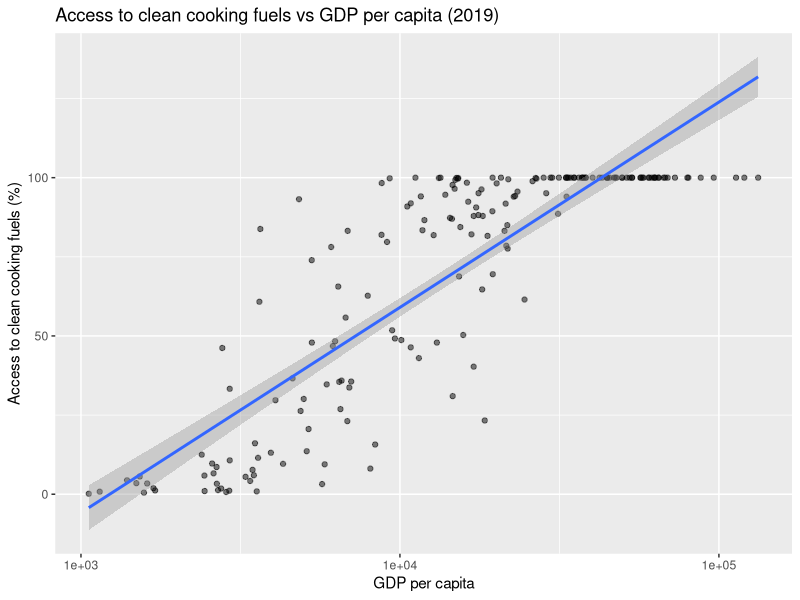
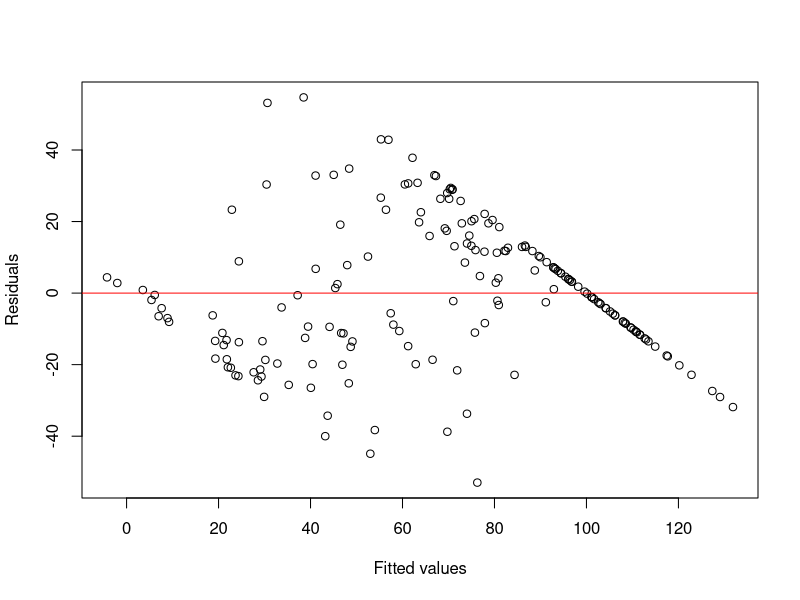
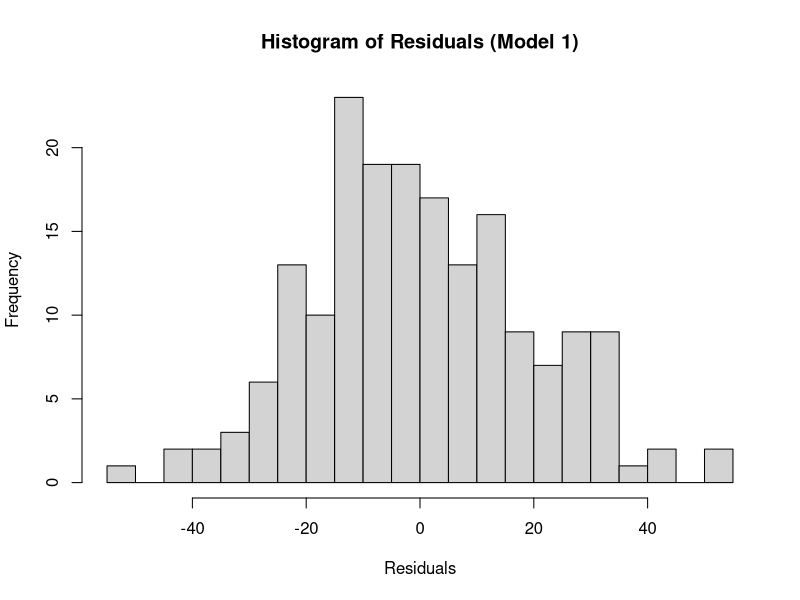
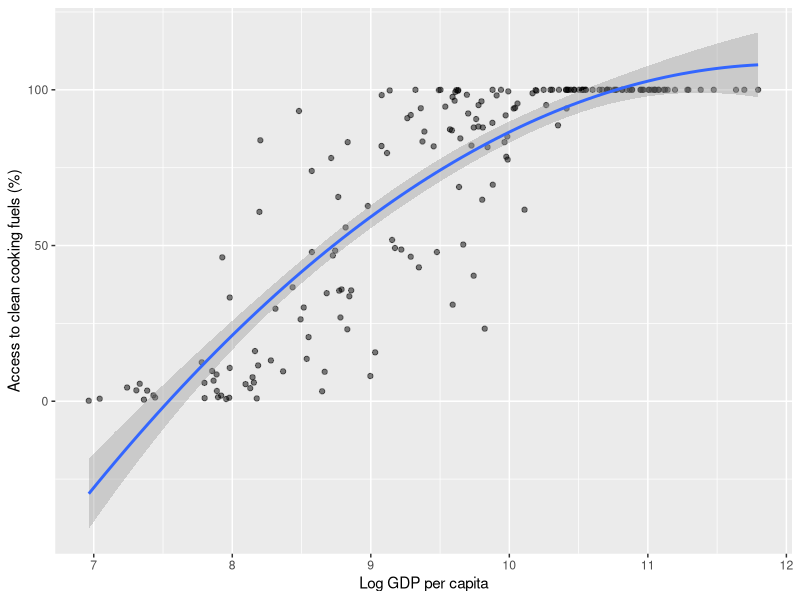
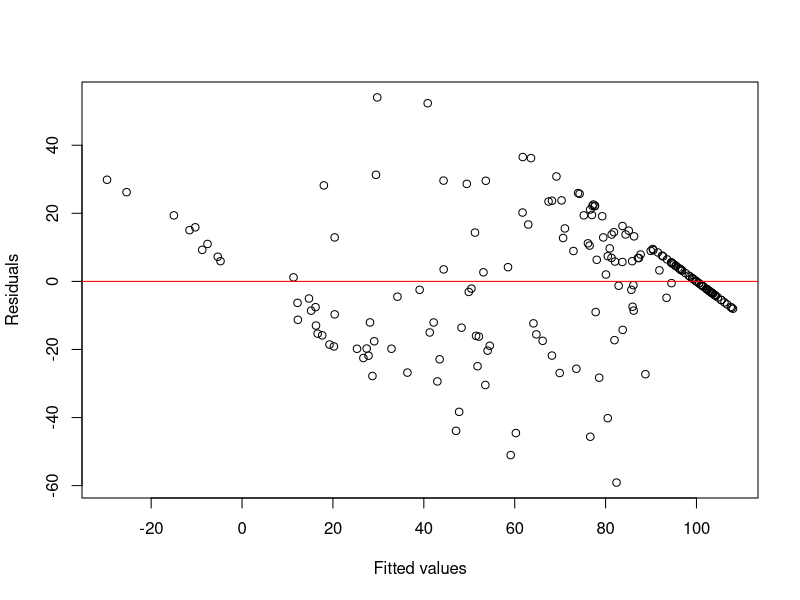
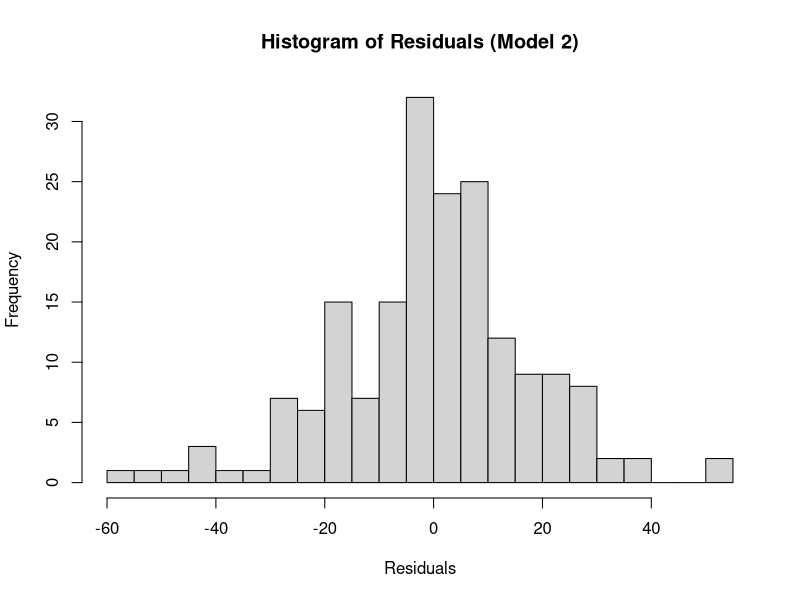
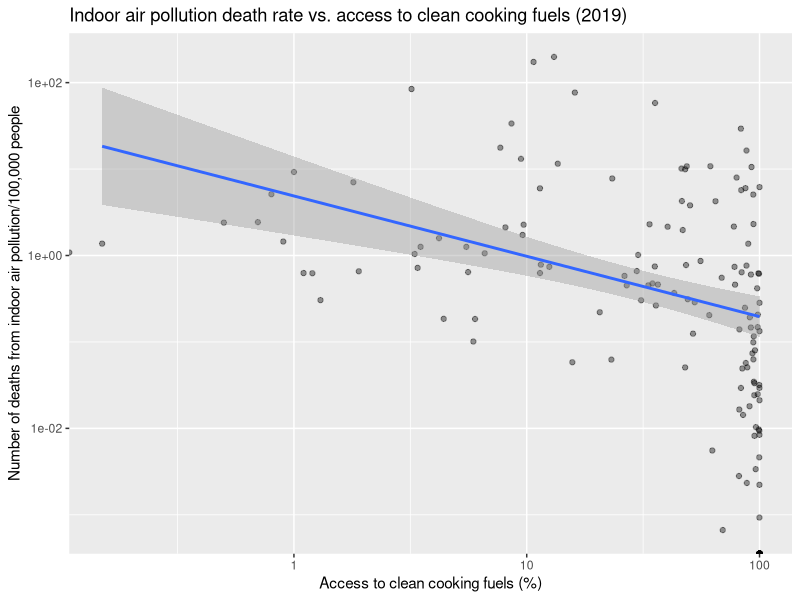
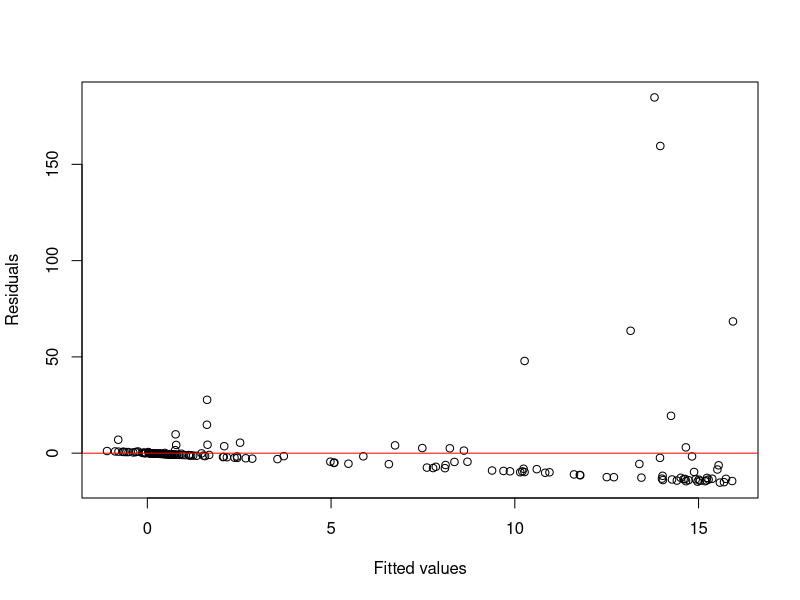

Generate these figures, in order, with R:
## ---- chunk 1
library(tidyverse)
data <- read_csv("access-to-clean-fuels-for-cooking-vs-gdp-per-capita.csv")

data_2019 <- data |>
  filter(Year == 2019)

ggplot(data_2019, aes(x = `GDP per capita`,
                      y = `Access to clean fuels and technologies for cooking`)) +
  geom_point(alpha = 0.5) +
  geom_smooth(method = "lm") +
  scale_x_log10() +
  labs(x = "GDP per capita",
       y = "Access to clean cooking fuels (%)",
       title = "Access to clean cooking fuels vs GDP per capita (2019)")

## ---- chunk 2
# Add income group column
data <- data |>
  mutate(income_group = case_when(
    `GDP per capita` < 1000  ~ "Low income",
    `GDP per capita` < 12000 ~ "Middle income",
    TRUE                     ~ "High income"
  ))|>
  filter(`Access to clean fuels and technologies for cooking` <= 100)  # remove bad values
## ---- chunk 3
model1 <- lm(`Access to clean fuels and technologies for cooking` ~ 
              log(`GDP per capita`), 
            data = data_2019)
summary(model1)
## ---- chunk 4
plot(model1$fitted.values,
     resid(model1),
     xlab = "Fitted values",
     ylab = "Residuals")

abline(h = 0, col = "red")
## ---- chunk 5
hist(resid(model1),
     main = "Histogram of Residuals (Model 1)",
     xlab = "Residuals",
     breaks = 20)
## ---- chunk 6
library(tidyverse)
data_2019 <- data_2019 |>
  mutate(log_gdp = log(`GDP per capita`))

ggplot(data_2019, aes(x = log_gdp,
                      y = `Access to clean fuels and technologies for cooking`)) +
  geom_point(alpha = 0.5) +
  stat_smooth(method = "lm",
              formula = y ~ x + I(x^2)) +
  labs(x = "Log GDP per capita",
       y = "Access to clean cooking fuels (%)")
## ---- chunk 7
model2 <- lm(`Access to clean fuels and technologies for cooking` ~ log(`GDP per capita`) + I(log(`GDP per capita`)^2),
             data = data_2019)
summary(model2)
## ---- chunk 8
plot(model2$fitted.values,
     resid(model2),
     xlab = "Fitted values",
     ylab = "Residuals")

abline(h = 0, col = "red")
## ---- chunk 9
hist(resid(model2),
     main = "Histogram of Residuals (Model 2)",
     xlab = "Residuals",
     breaks = 20)
## ---- chunk 10
anova(model1, model2)
## ---- chunk 11
library(readr)
share_of_rural_population_with_electricity_access_vs_share_of_total_population_with_electricity_access <- read_csv("share-of-rural-population-with-electricity-access-vs-share-of-total-population-with-electricity-access.csv")
## ---- chunk 12
rural_vs_urban <- share_of_rural_population_with_electricity_access_vs_share_of_total_population_with_electricity_access
## ---- chunk 13
rural_vs_urban_2019 <- rural_vs_urban |>
  filter(Year == 2019)
## ---- chunk 14
rural_vs_urban_2019 <- as.data.frame(rural_vs_urban_2019)
## ---- chunk 15
joined_data <- full_join(data_2019, rural_vs_urban_2019, by = "Entity")
## ---- chunk 16
joined_data <- joined_data |>
  mutate(rural_urban_gap = `Share of urban population with access` - 
          `Share of rural population with access`)
## ---- chunk 17
model <- lm (`Access to clean fuels and technologies for cooking`~ log_gdp + rural_urban_gap, data = joined_data)
summary(model)
## ---- chunk 18
library(readr)
deaths_attributed_to_household_air_pollution_vs_deaths_attributed_to_ambient_air_pollution <- read_csv("deaths-attributed-to-household-air-pollution-vs-deaths-attributed-to-ambient-air-pollution.csv")
## ---- chunk 19
deaths <- deaths_attributed_to_household_air_pollution_vs_deaths_attributed_to_ambient_air_pollution
## ---- chunk 20
deaths <- deaths |>
mutate(
    indoor_death_rate = `Deaths attributed to household air pollution` / Population * 100000
  )
## ---- chunk 21
merged <- full_join(data_2019, deaths, by = "Entity")
## ---- chunk 22

ggplot(merged, aes(x = `Access to clean fuels and technologies for cooking`,
                      y = `indoor_death_rate`)) +
  geom_point(alpha = 0.4) +
  geom_smooth(method = "lm") +
  scale_x_log10() +
  scale_y_log10() +
  labs(x = "Access to clean cooking fuels (%)",
       y = "Number of deaths from indoor air pollution/100,000 people",
       title = "Indoor air pollution death rate vs. access to clean cooking fuels (2019)")
## ---- chunk 23
model3 <- lm(indoor_death_rate ~ `Access to clean fuels and technologies for cooking` + log_gdp,
  data = merged)
summary(model3)
## ---- chunk 24
plot(model3$fitted.values,
     resid(model3),
     xlab = "Fitted values",
     ylab = "Residuals")

abline(h = 0, col = "red")
